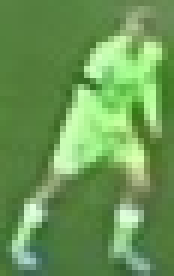
#> input picture output_videos/cropped_img.jpg, 29 x 46 px (shown 6 times larger)
$ jupyter execute color_assignement.ipynb
#> lines starting #> are read from the running program, lines starting #| are printed output that depends on the picture; after the words box and inside, x2 and y2 are one past the last pixel; in counts of white or black regions, pixels touching at a corner belong together
[cell 1]
import cv2
import matplotlib.pyplot as plt
import numpy as np
from sklearn.cluster import KMeans

## Load Image

[cell 2]
img_path = '../output_videos/cropped_img.jpg'
img = cv2.imread(img_path)
#> img is the input picture: shape (46, 29, 3); mean B, G, R 85.3, 151.9, 106.4
img = cv2.cvtColor(img,cv2.COLOR_BGR2RGB)

[cell 3]
plt.imshow(img)

## Pre process image

[cell 4]
# take top half of image as we only need the shirt color
img_hlf = img[0:int(img.shape[0]/2),:]
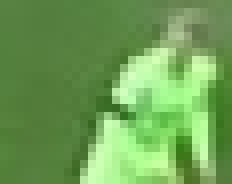
#> img_hlf: shape (23, 29, 3) (shown 8 times larger); mean R, G, B 110.1, 160.1, 85.4
plt.imshow(img_hlf)

## Cluster image into two clusters

[cell 5]
# Reshape the image into 2d Araay
img_2d = img_hlf.reshape(-1,3)
#> img_2d = 667 rows, first 8: [88, 130, 66], [88, 130, 66], [87, 129, 65], [86, 128, 64], [85, 127, 63], [85, 127, 63], [85, 127, 63], [85, 127, 63]

# Perfrom kmeans clustering with 2 clusters
kmeans = KMeans(n_clusters=2,random_state=0).fit(img_2d)

# get the cluster labels
labels = kmeans.labels_
#> labels = 667 values, max 1 at index 0, min 0 at index 52, mean 0.709

# reshape the labels into original image shape
clustered_img = labels.reshape(img_hlf.shape[0],img_hlf.shape[1])
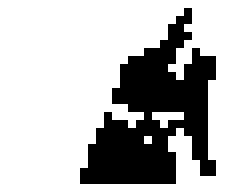
#> clustered_img: shape (23, 29) int32 (shown 8 times larger); values 0 (black) and 1 (white), 70.9% white; 1 black region, box (x1, y1, x2, y2) and area: (10, 1, 27, 23) 194

# Display clustered img
plt.imshow(clustered_img)

[cell 6]
corner_clusters = [clustered_img[0,0],clustered_img[0,-1],clustered_img[-1,0],clustered_img[-1,-1]]
#> corner_clusters = [1, 1, 1, 1]
np_cluster = max(set(corner_clusters),key=corner_clusters.count)
#> np_cluster = 1
np_cluster
#> Out = 1

[cell 7]
player_cluster = 1-np_cluster
#> player_cluster = 0
player_cluster
#> Out = 0

[cell 8]
kmeans.cluster_centers_[player_cluster]
#> Out = [164.9, 229.3, 138.9]
